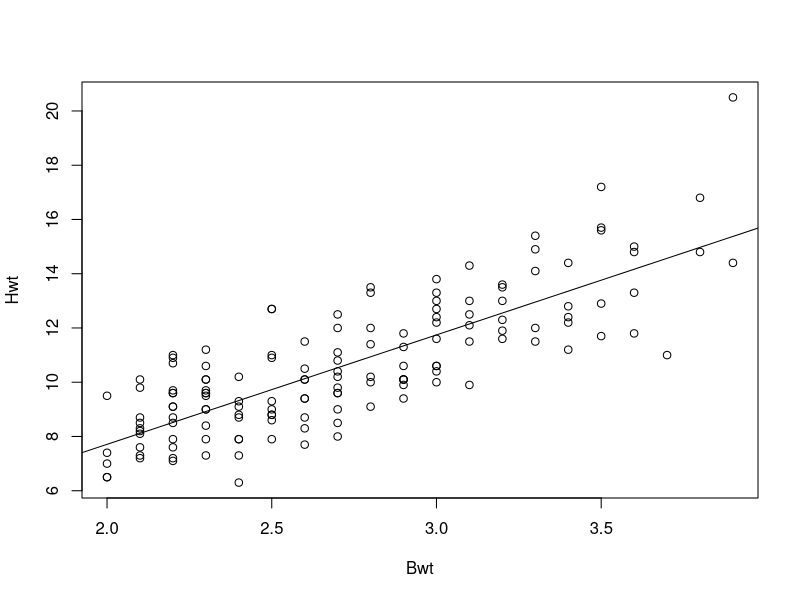

R code for this plot:
library(MASS)

print(head(cats))
print(class(cats))
print(dim(cats))
print(colnames(cats))

model <- lm(Hwt ~ Bwt, data = cats)
print(summary(model))

plot(Hwt ~ Bwt, data = cats)
abline(model)
